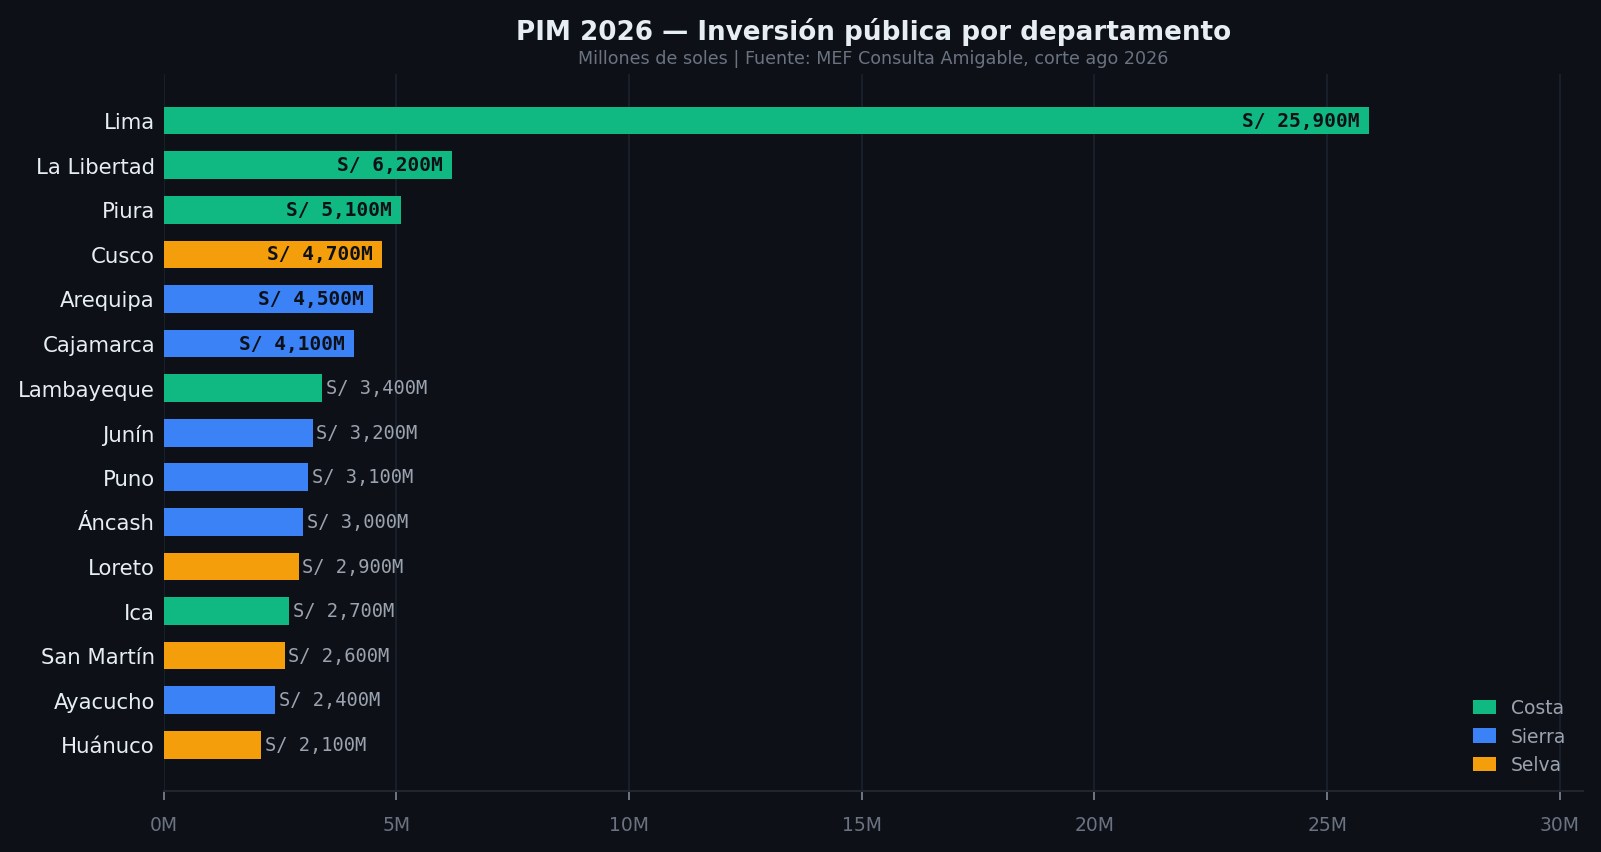

This figure's Python source:
# -*- coding: utf-8 -*-
"""Genera docs/assets/ranking_pim_2026.png — PIM 2026 por departamento (top 15)."""
import matplotlib
matplotlib.use("Agg")
import matplotlib.pyplot as plt
import matplotlib.ticker as mticker
import numpy as np

# Datos: (departamento, PIM en millones S/, zona geográfica)
data = [
    ("Lima",         25_900, "costa"),
    ("La Libertad",   6_200,  "costa"),
    ("Piura",         5_100,  "costa"),
    ("Cusco",         4_700,  "selva"),
    ("Arequipa",      4_500,  "sierra"),
    ("Cajamarca",     4_100,  "sierra"),
    ("Lambayeque",    3_400,  "costa"),
    ("Junín",         3_200,  "sierra"),
    ("Puno",          3_100,  "sierra"),
    ("Áncash",        3_000,  "sierra"),
    ("Loreto",        2_900,  "selva"),
    ("Ica",           2_700,  "costa"),
    ("San Martín",    2_600,  "selva"),
    ("Ayacucho",      2_400,  "sierra"),
    ("Huánuco",       2_100,  "selva"),
]

departments, pims, zones = zip(*data)

# Paleta por zona
ZONE_COLORS = {
    "costa":  "#10b981",   # verde — Rastro accent
    "sierra": "#3b82f6",   # azul
    "selva":  "#f59e0b",   # ámbar
}

colors = [ZONE_COLORS[z] for z in zones]

# Figura horizontal bars — 900×520
fig, ax = plt.subplots(figsize=(9, 5.2), facecolor="#0d1117")
ax.set_facecolor("#0d1117")

y = np.arange(len(departments))
bars = ax.barh(y, pims, color=colors, height=0.62, edgecolor="none")

# Números dentro de la barra (o al lado si es corto)
for bar, val in zip(bars, pims):
    x_end = bar.get_width()
    label = f"S/ {val:,.0f}M"
    if x_end > 3_500:
        ax.text(x_end - 200, bar.get_y() + bar.get_height() / 2,
                label, va="center", ha="right",
                color="#0d1117", fontsize=7.8, fontweight="bold", fontfamily="monospace")
    else:
        ax.text(x_end + 80, bar.get_y() + bar.get_height() / 2,
                label, va="center", ha="left",
                color="#9ca3af", fontsize=7.5, fontfamily="monospace")

ax.set_yticks(y)
ax.set_yticklabels(departments, color="#e6edf3", fontsize=8.5)
ax.tick_params(axis="y", length=0)
ax.invert_yaxis()

ax.xaxis.set_major_formatter(mticker.FuncFormatter(lambda x, _: f"{x/1000:.0f}M"))
ax.tick_params(axis="x", colors="#6b7280", labelsize=7.5)
ax.set_xlim(0, 30_500)
ax.spines[["top", "right", "left"]].set_visible(False)
ax.spines["bottom"].set_color("#21262d")
ax.tick_params(axis="x", pad=6)

# Leyenda
from matplotlib.patches import Patch
legend_elems = [
    Patch(facecolor="#10b981", label="Costa"),
    Patch(facecolor="#3b82f6", label="Sierra"),
    Patch(facecolor="#f59e0b", label="Selva"),
]
ax.legend(handles=legend_elems, loc="lower right",
          frameon=False, labelcolor="#9ca3af",
          fontsize=7.5, handlelength=1.2, handleheight=0.8)

# Título y fuente
ax.text(0.5, 1.04, "PIM 2026 — Inversión pública por departamento",
        transform=ax.transAxes, ha="center", va="bottom",
        color="#e6edf3", fontsize=10.5, fontweight="bold")
ax.text(0.5, 1.01, "Millones de soles | Fuente: MEF Consulta Amigable, corte ago 2026",
        transform=ax.transAxes, ha="center", va="bottom",
        color="#6b7280", fontsize=7)

# Grid sutil
ax.xaxis.grid(True, color="#1f2937", linewidth=0.6, alpha=0.8)
ax.set_axisbelow(True)

plt.tight_layout(rect=[0, 0, 1, 0.93])
out = "C:/Users/acuba/appsperu/docs/assets/ranking_pim_2026.png"
fig.savefig(out, dpi=180, bbox_inches="tight",
            facecolor="#0d1117", edgecolor="none")
print(f"OK: {out}")
